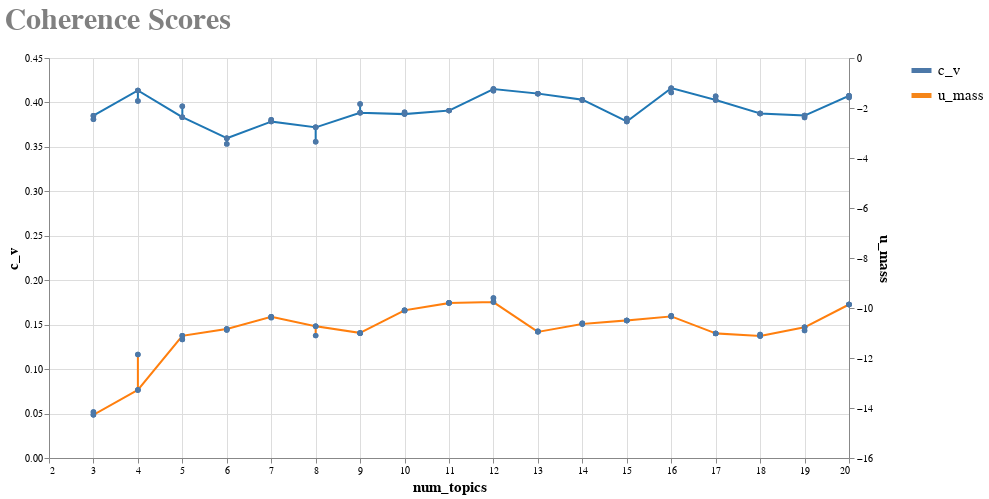

The code cell stored with this chart in its notebook:
### Markdown cell above
### [BROKEN] Coherence Chart using Altair
Ugly, incorrect, and miscolored, this chart actually does a lot more than expected. The author sees an elbow at 4 topics for `c_v` and near 5 for `u_mass`. 


Some reasons to confirm this chart is broken:
* All (or some?) of the points for `c_v` and `u_mass` are plotted together so we are not actually seeing the distince model performance.
* Use of hover only shows a limited number of data points, which suggests overlap. Why are the values the same?

Some reasons to cofirm this chart may still be helpful:
* The simplicity of the two lines is actually beneficial for readibility.
* The tightness of the points on the lines actually means that little variation occurs across the 5 models for each coherence score (assuming all of the points are plotted).

### Code cell
coherence_chart

### Figure 1 — Vega-Lite specification as saved in the notebook (floating-point values rounded to 4 significant figures)
{"config": {"view": {"continuousWidth": 300, "continuousHeight": 300}, "axis": {"titleFontSize": 15}, "legend": {"labelFont": "Courier", "labelFontSize": 15, "labelOverlap": false, "symbolSize": 400, "symbolStrokeWidth": 5, "title": null, "titleFontSize": 15}, "title": {"anchor": "start", "color": "gray", "font": "Courier", "fontSize": 30}}, "layer": [{"mark": {"type": "line"}, "encoding": {"color": {"field": "Measure", "type": "nominal"}}, "transform": [{"fold": ["c_v", "u_mass"], "as": ["Measure", "Value"]}]}, {"mark": {"type": "line", "color": "#1f77b4", "point": true}, "encoding": {"tooltip": [{"field": "num_topics", "type": "quantitative"}, {"field": "c_v", "type": "quantitative"}, {"field": "eta", "type": "nominal"}, {"field": "alpha", "type": "nominal"}, {"field": "method", "type": "nominal"}], "x": {"field": "num_topics", "type": "quantitative"}, "y": {"field": "c_v", "type": "quantitative"}}}, {"mark": {"type": "line", "color": "#ff7f0e", "point": true}, "encoding": {"tooltip": [{"field": "num_topics", "type": "quantitative"}, {"field": "u_mass", "type": "quantitative"}, {"field": "eta", "type": "nominal"}, {"field": "alpha", "type": "nominal"}, {"field": "method", "type": "nominal"}], "x": {"field": "num_topics", "type": "quantitative"}, "y": {"field": "u_mass", "type": "quantitative"}}}], "data": {"name": "data-3be6cadcb7a45e789ac49cec5949c824"}, "height": 400, "resolve": {"scale": {"y": "independent"}}, "title": {"text": ["Coherence Scores"], "subtitle": [""]}, "width": 800, "$schema": "https://vega.github.io/schema/vega-lite/v5.8.0.json", "datasets": {"data-3be6cadcb7a45e789ac49cec5949c824": [{"c_v": 0.3851, "u_mass": -14.27, "num_topics": 3, "eta": "symmetric", "alpha": "auto", "method": "m1"}, {"c_v": 0.3812, "u_mass": -14.16, "num_topics": 3, "eta": "symmetric", "alpha": "symmetric", "method": "m1"}, {"c_v": 0.3851, "u_mass": -14.27, "num_topics": 3, "eta": "symmetric", "alpha": "auto", "method": "m2"}, {"c_v": 0.3812, "u_mass": -14.16, "num_topics": 3, "eta": "symmetric", "alpha": "symmetric", "method": "m2"}, {"c_v": 0.3851, "u_mass": -14.27, "num_topics": 3, "eta": "auto", "alpha": "auto", "method": "m2"}, {"c_v": 0.4135, "u_mass": -13.28, "num_topics": 4, "eta": "symmetric", "alpha": "auto", "method": "m1"}, {"c_v": 0.4017, "u_mass": -11.86, "num_topics": 4, "eta": "symmetric", "alpha": "symmetric", "method": "m1"}, {"c_v": 0.4135, "u_mass": -13.28, "num_topics": 4, "eta": "symmetric", "alpha": "auto", "method": "m2"}, {"c_v": 0.4017, "u_mass": -11.86, "num_topics": 4, "eta": "symmetric", "alpha": "symmetric", "method": "m2"}, {"c_v": 0.4135, "u_mass": -13.28, "num_topics": 4, "eta": "auto", "alpha": "auto", "method": "m2"}, {"c_v": 0.3835, "u_mass": -11.11, "num_topics": 5, "eta": "symmetric", "alpha": "auto", "method": "m1"}, {"c_v": 0.3956, "u_mass": -11.26, "num_topics": 5, "eta": "symmetric", "alpha": "symmetric", "method": "m1"}, {"c_v": 0.3835, "u_mass": -11.11, "num_topics": 5, "eta": "symmetric", "alpha": "auto", "method": "m2"}, {"c_v": 0.3956, "u_mass": -11.26, "num_topics": 5, "eta": "symmetric", "alpha": "symmetric", "method": "m2"}, {"c_v": 0.3835, "u_mass": -11.11, "num_topics": 5, "eta": "auto", "alpha": "auto", "method": "m2"}, {"c_v": 0.3598, "u_mass": -10.84, "num_topics": 6, "eta": "symmetric", "alpha": "auto", "method": "m1"}, {"c_v": 0.3534, "u_mass": -10.88, "num_topics": 6, "eta": "symmetric", "alpha": "symmetric", "method": "m1"}, {"c_v": 0.3598, "u_mass": -10.84, "num_topics": 6, "eta": "symmetric", "alpha": "auto", "method": "m2"}, {"c_v": 0.3534, "u_mass": -10.88, "num_topics": 6, "eta": "symmetric", "alpha": "symmetric", "method": "m2"}, {"c_v": 0.3598, "u_mass": -10.84, "num_topics": 6, "eta": "auto", "alpha": "auto", "method": "m2"}, {"c_v": 0.3784, "u_mass": -10.35, "num_topics": 7, "eta": "symmetric", "alpha": "auto", "method": "m1"}, {"c_v": 0.3807, "u_mass": -10.39, "num_topics": 7, "eta": "symmetric", "alpha": "symmetric", "method": "m1"}, {"c_v": 0.3784, "u_mass": -10.35, "num_topics": 7, "eta": "symmetric", "alpha": "auto", "method": "m2"}, {"c_v": 0.3807, "u_mass": -10.39, "num_topics": 7, "eta": "symmetric", "alpha": "symmetric", "method": "m2"}, {"c_v": 0.3784, "u_mass": -10.35, "num_topics": 7, "eta": "auto", "alpha": "auto", "method": "m2"}, {"c_v": 0.372, "u_mass": -10.73, "num_topics": 8, "eta": "symmetric", "alpha": "auto", "method": "m1"}, {"c_v": 0.3557, "u_mass": -11.1, "num_topics": 8, "eta": "symmetric", "alpha": "symmetric", "method": "m1"}, {"c_v": 0.372, "u_mass": -10.73, "num_topics": 8, "eta": "symmetric", "alpha": "auto", "method": "m2"}, {"c_v": 0.3557, "u_mass": -11.1, "num_topics": 8, "eta": "symmetric", "alpha": "symmetric", "method": "m2"}, {"c_v": 0.372, "u_mass": -10.73, "num_topics": 8, "eta": "auto", "alpha": "auto", "method": "m2"}, {"c_v": 0.3883, "u_mass": -11.0, "num_topics": 9, "eta": "symmetric", "alpha": "auto", "method": "m1"}, {"c_v": 0.3982, "u_mass": -11.01, "num_topics": 9, "eta": "symmetric", "alpha": "symmetric", "method": "m1"}, {"c_v": 0.3883, "u_mass": -11.0, "num_topics": 9, "eta": "symmetric", "alpha": "auto", "method": "m2"}, {"c_v": 0.3982, "u_mass": -11.01, "num_topics": 9, "eta": "symmetric", "alpha": "symmetric", "method": "m2"}, {"c_v": 0.3883, "u_mass": -11.0, "num_topics": 9, "eta": "auto", "alpha": "auto", "method": "m2"}, {"c_v": 0.3869, "u_mass": -10.09, "num_topics": 10, "eta": "symmetric", "alpha": "auto", "method": "m1"}, {"c_v": 0.3891, "u_mass": -10.11, "num_topics": 10, "eta": "symmetric", "alpha": "symmetric", "method": "m1"}, {"c_v": 0.3869, "u_mass": -10.09, "num_topics": 10, "eta": "symmetric", "alpha": "auto", "method": "m2"}, {"c_v": 0.3891, "u_mass": -10.11, "num_topics": 10, "eta": "symmetric", "alpha": "symmetric", "method": "m2"}, {"c_v": 0.3869, "u_mass": -10.09, "num_topics": 10, "eta": "auto", "alpha": "auto", "method": "m2"}, {"c_v": 0.3908, "u_mass": -9.803, "num_topics": 11, "eta": "symmetric", "alpha": "auto", "method": "m1"}, {"c_v": 0.3908, "u_mass": -9.794, "num_topics": 11, "eta": "symmetric", "alpha": "symmetric", "method": "m1"}, {"c_v": 0.3908, "u_mass": -9.803, "num_topics": 11, "eta": "symmetric", "alpha": "auto", "method": "m2"}, {"c_v": 0.3908, "u_mass": -9.794, "num_topics": 11, "eta": "symmetric", "alpha": "symmetric", "method": "m2"}, {"c_v": 0.3908, "u_mass": -9.803, "num_topics": 11, "eta": "auto", "alpha": "auto", "method": "m2"}, {"c_v": 0.4151, "u_mass": -9.764, "num_topics": 12, "eta": "symmetric", "alpha": "auto", "method": "m1"}, {"c_v": 0.4131, "u_mass": -9.601, "num_topics": 12, "eta": "symmetric", "alpha": "symmetric", "method": "m1"}, {"c_v": 0.4151, "u_mass": -9.764, "num_topics": 12, "eta": "symmetric", "alpha": "auto", "method": "m2"}, {"c_v": 0.4131, "u_mass": -9.601, "num_topics": 12, "eta": "symmetric", "alpha": "symmetric", "method": "m2"}, {"c_v": 0.4151, "u_mass": -9.764, "num_topics": 12, "eta": "auto", "alpha": "auto", "method": "m2"}, {"c_v": 0.4099, "u_mass": -10.95, "num_topics": 13, "eta": "symmetric", "alpha": "auto", "method": "m1"}, {"c_v": 0.4097, "u_mass": -10.93, "num_topics": 13, "eta": "symmetric", "alpha": "symmetric", "method": "m1"}, {"c_v": 0.4099, "u_mass": -10.95, "num_topics": 13, "eta": "symmetric", "alpha": "auto", "method": "m2"}, {"c_v": 0.4097, "u_mass": -10.93, "num_topics": 13, "eta": "symmetric", "alpha": "symmetric", "method": "m2"}, {"c_v": 0.4099, "u_mass": -10.95, "num_topics": 13, "eta": "auto", "alpha": "auto", "method": "m2"}, {"c_v": 0.4031, "u_mass": -10.64, "num_topics": 14, "eta": "symmetric", "alpha": "auto", "method": "m1"}, {"c_v": 0.4024, "u_mass": -10.61, "num_topics": 14, "eta": "symmetric", "alpha": "symmetric", "method": "m1"}, {"c_v": 0.4031, "u_mass": -10.64, "num_topics": 14, "eta": "symmetric", "alpha": "auto", "method": "m2"}, {"c_v": 0.4024, "u_mass": -10.61, "num_topics": 14, "eta": "symmetric", "alpha": "symmetric", "method": "m2"}, {"c_v": 0.4031, "u_mass": -10.64, "num_topics": 14, "eta": "auto", "alpha": "auto", "method": "m2"}, {"c_v": 0.3786, "u_mass": -10.5, "num_topics": 15, "eta": "symmetric", "alpha": "auto", "method": "m1"}, {"c_v": 0.382, "u_mass": -10.5, "num_topics": 15, "eta": "symmetric", "alpha": "symmetric", "method": "m1"}, {"c_v": 0.3786, "u_mass": -10.5, "num_topics": 15, "eta": "symmetric", "alpha": "auto", "method": "m2"}, {"c_v": 0.382, "u_mass": -10.5, "num_topics": 15, "eta": "symmetric", "alpha": "symmetric", "method": "m2"}, {"c_v": 0.3786, "u_mass": -10.5, "num_topics": 15, "eta": "auto", "alpha": "auto", "method": "m2"}, {"c_v": 0.4161, "u_mass": -10.34, "num_topics": 16, "eta": "symmetric", "alpha": "auto", "method": "m1"}, {"c_v": 0.4113, "u_mass": -10.31, "num_topics": 16, "eta": "symmetric", "alpha": "symmetric", "method": "m1"}, {"c_v": 0.4161, "u_mass": -10.34, "num_topics": 16, "eta": "symmetric", "alpha": "auto", "method": "m2"}, {"c_v": 0.4113, "u_mass": -10.31, "num_topics": 16, "eta": "symmetric", "alpha": "symmetric", "method": "m2"}, {"c_v": 0.4161, "u_mass": -10.34, "num_topics": 16, "eta": "auto", "alpha": "auto", "method": "m2"}, {"c_v": 0.4028, "u_mass": -11.02, "num_topics": 17, "eta": "symmetric", "alpha": "auto", "method": "m1"}, {"c_v": 0.4071, "u_mass": -11.02, "num_topics": 17, "eta": "symmetric", "alpha": "symmetric", "method": "m1"}, {"c_v": 0.4028, "u_mass": -11.02, "num_topics": 17, "eta": "symmetric", "alpha": "auto", "method": "m2"}, {"c_v": 0.4071, "u_mass": -11.02, "num_topics": 17, "eta": "symmetric", "alpha": "symmetric", "method": "m2"}, {"c_v": 0.4028, "u_mass": -11.02, "num_topics": 17, "eta": "auto", "alpha": "auto", "method": "m2"}, {"c_v": 0.3875, "u_mass": -11.12, "num_topics": 18, "eta": "symmetric", "alpha": "auto", "method": "m1"}, {"c_v": 0.3876, "u_mass": -11.06, "num_topics": 18, "eta": "symmetric", "alpha": "symmetric", "method": "m1"}, {"c_v": 0.3875, "u_mass": -11.12, "num_topics": 18, "eta": "symmetric", "alpha": "auto", "method": "m2"}, {"c_v": 0.3876, "u_mass": -11.06, "num_topics": 18, "eta": "symmetric", "alpha": "symmetric", "method": "m2"}, {"c_v": 0.3875, "u_mass": -11.12, "num_topics": 18, "eta": "auto", "alpha": "auto", "method": "m2"}, {"c_v": 0.3853, "u_mass": -10.77, "num_topics": 19, "eta": "symmetric", "alpha": "auto", "method": "m1"}, {"c_v": 0.383, "u_mass": -10.9, "num_topics": 19, "eta": "symmetric", "alpha": "symmetric", "method": "m1"}, {"c_v": 0.3853, "u_mass": -10.77, "num_topics": 19, "eta": "symmetric", "alpha": "auto", "method": "m2"}, {"c_v": 0.383, "u_mass": -10.9, "num_topics": 19, "eta": "symmetric", "alpha": "symmetric", "method": "m2"}, {"c_v": 0.3853, "u_mass": -10.77, "num_topics": 19, "eta": "auto", "alpha": "auto", "method": "m2"}, {"c_v": 0.4075, "u_mass": -9.859, "num_topics": 20, "eta": "symmetric", "alpha": "auto", "method": "m1"}, {"c_v": 0.4055, "u_mass": -9.862, "num_topics": 20, "eta": "symmetric", "alpha": "symmetric", "method": "m1"}, {"c_v": 0.4075, "u_mass": -9.859, "num_topics": 20, "eta": "symmetric", "alpha": "auto", "method": "m2"}, {"c_v": 0.4055, "u_mass": -9.862, "num_topics": 20, "eta": "symmetric", "alpha": "symmetric", "method": "m2"}, {"c_v": 0.4075, "u_mass": -9.859, "num_topics": 20, "eta": "auto", "alpha": "auto", "method": "m2"}]}}
